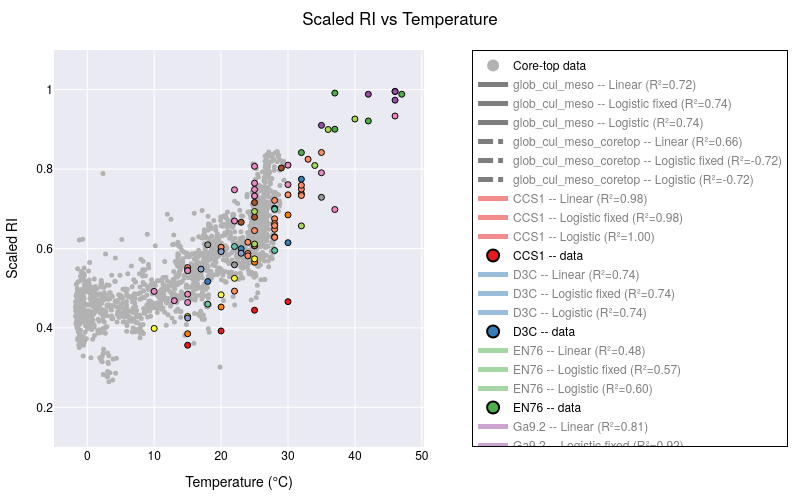

Write notebook code for a chart like this one.
### Code cell
import numpy as np
import pandas as pd
from sklearn.linear_model import LinearRegression
from scipy.optimize import curve_fit
import plotly.graph_objects as go
import plotly.express as px

def logistic_fixed_upper(x, x0, k, b):
    return (1-b) / (1 + np.exp(-k * (x - x0))) + b

def logistic(x, x0, k, L, b):
    return L / (1 + np.exp(-k * (x - x0))) + b

# ─── prepare sample points ────────────────────────────────────────────────────
xx = np.linspace(-4, 50, 200)

# ─── filter & group your data ──────────────────────────────────────────────────
plot_data = culture_meso_df[culture_meso_df['Temperature'] < 50]
min_count = 2
groups = [g for g, df in plot_data.groupby('Strains_edited') if len(df) >= min_count]

# ─── build the figure with one trace per strain per model ─────────────────────
fig = go.Figure()

fig.add_trace(go.Scatter(
    x=coretop_da['t_sf2tc_avg'],
    y=coretop_da['scaledRI_median'],
    mode='markers',
    marker=dict(color='rgba(178,178,178,1.000)', size=5),
    name='Core-top data',
    showlegend=True   # you can allow toggling it via legend if you like
))
core_idx = 0  # index of this core-top trace

# ─── add global fits ────────────────────────────────────────────────
X_all = plot_data['Temperature'].values.reshape(-1,1)
y_all = plot_data['scaledRI'].values

# -- Linear fit --
ols_all = LinearRegression().fit(X_all, y_all)
y_lin_all = ols_all.predict(xx.reshape(-1,1))


# -- Logistic fixed upper --
p0f = [25, 0.1, 0.1]
bf = (0, [50,1,1])
popt_f_all, _ = curve_fit(logistic_fixed_upper, plot_data['Temperature'], plot_data['scaledRI'], p0=p0f, bounds=bf)
y_logif_all = logistic_fixed_upper(xx, *popt_f_all)
r2_logif_all = 1 - np.var(plot_data['scaledRI'] - logistic_fixed_upper(plot_data['Temperature'], *popt_f_all)) / np.var(plot_data['scaledRI'])

# -- Full logistic --
p0_all = [25,0.1,0.1,0.1]
bnd_all = (0, [50,1,1,1])
popt_all, _ = curve_fit(logistic, plot_data['Temperature'], plot_data['scaledRI'], p0=p0_all, bounds=bnd_all)
y_logi_all = logistic(xx, *popt_all)
r2_logi_all = 1 - np.var(plot_data['scaledRI'] - logistic(plot_data['Temperature'], *popt_all)) / np.var(plot_data['scaledRI'])

## add global fits to figure
for model, y, r2 in [
    ("Linear", y_lin_all, ols_all.score(X_all, y_all)),
    ("Logistic fixed", y_logif_all, r2_logif_all),
    ("Logistic", y_logi_all, r2_logi_all)
]:
    fig.add_trace(go.Scatter(
        x=xx, y=y,
        mode='lines',
        name=f"glob_cul_meso -- {model} (R²={r2:.2f})",
        visible=True
    ))

### add X_all and y_all with coretop data and fit the glob_cul_meso_coretop
X_all_full = np.concatenate((coretop_da['t_sf2tc_avg'].values.reshape(-1,1), plot_data['Temperature'].values.reshape(-1,1)))
y_all_full = np.concatenate((coretop_da['scaledRI_median'].values, plot_data['scaledRI'].values))

# -- Linear fit --
ols_all_full = LinearRegression().fit(X_all_full, y_all_full)
y_lin_all_full = ols_all_full.predict(xx.reshape(-1,1))
# -- Logistic fixed upper --
p0f_full = [25, 0.1, 0.1]
bf_full = (0, [50,1,1])
popt_f_all_full, _ = curve_fit(logistic_fixed_upper, np.squeeze(X_all_full), y_all_full, p0=p0f_full, bounds=bf_full)
y_logif_all_full = logistic_fixed_upper(xx, *popt_f_all_full)
r2_logif_all_full = 1 - np.var(y_all_full - logistic_fixed_upper(X_all_full, *popt_f_all_full)) / np.var(y_all_full)
# -- Full logistic --
p0_all_full = [25,0.1,0.1,0.1]
bnd_all_full = (0, [50,1,1,1])
popt_all_full, _ = curve_fit(logistic, np.squeeze(X_all_full), y_all_full, p0=p0_all_full, bounds=bnd_all_full)
y_logi_all_full = logistic(xx, *popt_all_full)
r2_logi_all_full = 1 - np.var(y_all_full - logistic(X_all_full, *popt_all_full)) / np.var(y_all_full)
## add global fits to figure
for model, y, r2 in [
    ("Linear", y_lin_all_full, ols_all_full.score(X_all_full, y_all_full)),
    ("Logistic fixed", y_logif_all_full, r2_logif_all_full),
    ("Logistic", y_logi_all_full, r2_logi_all_full)
]:
    fig.add_trace(go.Scatter(
        x=xx, y=y,
        mode='lines',
        name=f"glob_cul_meso_coretop -- {model} (R²={r2:.2f})",
        visible=True
    ))
    
# ─── add all your strain traces ───────────────────────────
for strain in groups:
    df = plot_data[plot_data['Strains_edited'] == strain]
    X = df['Temperature'].values.reshape(-1,1)
    y = df['scaledRI'].values
    
    # -- Linear fit --
    ols = LinearRegression().fit(X, y)
    y_lin = ols.predict(xx.reshape(-1,1))
    fig.add_trace(go.Scatter(
        x=xx, y=y_lin, 
        mode='lines',
        name=f"{strain} -- Linear (R²={ols.score(X,y):.2f})",
        visible=(strain == groups[0])  # only first strain visible initially
    ))
    
    # -- Logistic fixed upper --
    p0f = [25, 0.1, 0.1]
    bf = (0, [50,1,1])
    popt_f, _ = curve_fit(logistic_fixed_upper, df['Temperature'], df['scaledRI'], p0=p0f, bounds=bf)
    y_logf = logistic_fixed_upper(xx, *popt_f)
    r2_f = 1 - np.var(df['scaledRI'] - logistic_fixed_upper(df['Temperature'], *popt_f)) / np.var(df['scaledRI'])
    fig.add_trace(go.Scatter(
        x=xx, y=y_logf,
        mode='lines',
        name=f"{strain} -- Logistic fixed (R²={r2_f:.2f})",
        visible=False
    ))
    
    # -- Full logistic --
    p0 = [25,0.1,0.1,0.1]
    bnd = (0, [50,1,1,1])
    popt, _ = curve_fit(logistic, df['Temperature'], df['scaledRI'], p0=p0, bounds=bnd)
    y_log = logistic(xx, *popt)
    r2 = 1 - np.var(df['scaledRI'] - logistic(df['Temperature'], *popt)) / np.var(df['scaledRI'])
    fig.add_trace(go.Scatter(
        x=xx, y=y_log,
        mode='lines',
        name=f"{strain} -- Logistic (R²={r2:.2f})",
        visible=False
    ))
    
    # -- Always-on scatter of raw data --
    fig.add_trace(go.Scatter(
        x=df['Temperature'], y=df['scaledRI'],
        mode='markers',
        marker=dict(size=6, line=dict(width=1, color='black')),
        name=f"{strain} -- data",
        visible=True
    ))
# build a mapping strain → color
palette1 = px.colors.qualitative.Set1
palette2 = px.colors.qualitative.Set2

# make one long list
all_colors = palette1 + palette2

# then map strains in order
strain_colors = {
    strain: all_colors[i % len(all_colors)]
    for i, strain in enumerate(groups)
}

# now loop through all traces
for trace in fig.data:
    # The “cultures + mesocosm only” global fit
    if trace.name.startswith("glob_cul_meso --"):
        trace.update(line=dict(
            color="black",   # pick any CSS name or hex code
            dash="solid",        # “solid”, “dash”, “dot”, “dashdot”, etc
            width=4              # thicker line
        ))

    # The “cultures + mesocosm + coretop” global fit
    elif trace.name.startswith("glob_cul_meso_coretop --"):
        trace.update(line=dict(
            color="black",
            dash="dashdot",
            width=3
        ))
        
    # skip the core-top (and any other truly global or background traces)
    elif trace.name == "Core-top data":
        continue

    # split off the strain name (everything before the “ – ”)
    strain = trace.name.split(" -- ")[0]

    # pick a color: if it’s one of our strains, use its palette color;
    # otherwise (e.g. “Global”) fall back to black or whatever you like
    col = strain_colors.get(strain, "black")

    # apply to both marker & line
    trace.update(
        marker=dict(color=col),
        line=dict(color=col)
    )



# Hide all line traces (fits) by default, leave markers visible
for trace in fig.data:
    if "lines" in trace.mode:
        trace.visible = "legendonly"
    else:
        trace.visible = True

# # Make “raw data” the initial visibility state:
# for tr in fig.data:
#     if tr.name == "Core-top data" or tr.name.endswith("-- data"):
#         tr.visible = True
#     else:
#         tr.visible = False
        


# reposition the model‐dropdown as a vertical nav bar on the left
fig.update_layout(

    autosize=False,     # turn off responsive “fill the container”
    width=800,          # fixed pixel width
    height=500,         # fixed pixel height
    margin=dict(l=40, r=40, t=50, b=40),

    title="Scaled RI vs Temperature",
    xaxis_title="Temperature (°C)",
    yaxis_title="Scaled RI",
    
    yaxis=dict(
        range=[0.1, 1.1],
        autorange=False    # turn off auto‐scaling
    ),

    # put the legend also on the left, so users can click each strain on/off
    legend=dict(
        traceorder="normal",
        orientation="v",
        x=1.13,      # just inside the left margin
        y=0.5,
        xanchor="left",
        yanchor="middle",
        itemsizing="constant",
        bordercolor="black",
        borderwidth=1
    ),
    template='seaborn',
    font=dict(
        family="TeX Gyre Heros",
        size=12,
        color="black"
    ),
    
)

# lock X/Y so the units match (remove if you don’t want a 1:1 scale)
fig.update_xaxes(constrain='domain')            # keep the X‐axis from expanding

# set a default
# fig.update_layout(template="plotly_white")

fig.show()

# in your Python script / notebook:
fig.write_html(
  os.path.join(local_github_path, 'html_figures', 'scaledRI_vs_Temperature.html'),
  include_plotlyjs="cdn",   # pull Plotly.js from the CDN
  full_html=False           # only the <div>+<script>—no <html>/<body> wrapper
)

### Figure 1 — Plotly figure (JSON) as saved in the notebook; plotly's stock layout.template omitted (floating-point values rounded to 4 significant figures; data arrays with more than 128 entries replaced by an {"elided": "..."} marker saying what was removed)
{"data": [{"marker": {"color": "rgba(178,178,178,1.000)", "size": 5}, "mode": "markers", "name": "Core-top data", "showlegend": true, "type": "scatter", "visible": true, "x": {"elided": "1479 float values"}, "y": {"elided": "1479 float values"}}, {"line": {"color": "black", "dash": "solid", "width": 4}, "marker": {"color": "black"}, "mode": "lines", "name": "glob_cul_meso -- Linear (R²=0.72)", "type": "scatter", "visible": "legendonly", "x": {"elided": "200 float values"}, "y": {"elided": "200 float values"}}, {"line": {"color": "black", "dash": "solid", "width": 4}, "marker": {"color": "black"}, "mode": "lines", "name": "glob_cul_meso -- Logistic fixed (R²=0.74)", "type": "scatter", "visible": "legendonly", "x": {"elided": "200 float values"}, "y": {"elided": "200 float values"}}, {"line": {"color": "black", "dash": "solid", "width": 4}, "marker": {"color": "black"}, "mode": "lines", "name": "glob_cul_meso -- Logistic (R²=0.74)", "type": "scatter", "visible": "legendonly", "x": {"elided": "200 float values"}, "y": {"elided": "200 float values"}}, {"line": {"color": "black", "dash": "dashdot", "width": 3}, "marker": {"color": "black"}, "mode": "lines", "name": "glob_cul_meso_coretop -- Linear (R²=0.66)", "type": "scatter", "visible": "legendonly", "x": {"elided": "200 float values"}, "y": {"elided": "200 float values"}}, {"line": {"color": "black", "dash": "dashdot", "width": 3}, "marker": {"color": "black"}, "mode": "lines", "name": "glob_cul_meso_coretop -- Logistic fixed (R²=-0.72)", "type": "scatter", "visible": "legendonly", "x": {"elided": "200 float values"}, "y": {"elided": "200 float values"}}, {"line": {"color": "black", "dash": "dashdot", "width": 3}, "marker": {"color": "black"}, "mode": "lines", "name": "glob_cul_meso_coretop -- Logistic (R²=-0.72)", "type": "scatter", "visible": "legendonly", "x": {"elided": "200 float values"}, "y": {"elided": "200 float values"}}, {"line": {"color": "rgb(228,26,28)"}, "marker": {"color": "rgb(228,26,28)"}, "mode": "lines", "name": "CCS1 -- Linear (R²=0.98)", "type": "scatter", "visible": "legendonly", "x": {"elided": "200 float values"}, "y": {"elided": "200 float values"}}, {"line": {"color": "rgb(228,26,28)"}, "marker": {"color": "rgb(228,26,28)"}, "mode": "lines", "name": "CCS1 -- Logistic fixed (R²=0.98)", "type": "scatter", "visible": "legendonly", "x": {"elided": "200 float values"}, "y": {"elided": "200 float values"}}, {"line": {"color": "rgb(228,26,28)"}, "marker": {"color": "rgb(228,26,28)"}, "mode": "lines", "name": "CCS1 -- Logistic (R²=1.00)", "type": "scatter", "visible": "legendonly", "x": {"elided": "200 float values"}, "y": {"elided": "200 float values"}}, {"line": {"color": "rgb(228,26,28)"}, "marker": {"color": "rgb(228,26,28)", "line": {"color": "black", "width": 1}, "size": 6}, "mode": "markers", "name": "CCS1 -- data", "type": "scatter", "visible": true, "x": [15, 20, 25, 30], "y": [0.3564, 0.3923, 0.4445, 0.4661]}, {"line": {"color": "rgb(55,126,184)"}, "marker": {"color": "rgb(55,126,184)"}, "mode": "lines", "name": "D3C -- Linear (R²=0.74)", "type": "scatter", "visible": "legendonly", "x": {"elided": "200 float values"}, "y": {"elided": "200 float values"}}, {"line": {"color": "rgb(55,126,184)"}, "marker": {"color": "rgb(55,126,184)"}, "mode": "lines", "name": "D3C -- Logistic fixed (R²=0.74)", "type": "scatter", "visible": "legendonly", "x": {"elided": "200 float values"}, "y": {"elided": "200 float values"}}, {"line": {"color": "rgb(55,126,184)"}, "marker": {"color": "rgb(55,126,184)"}, "mode": "lines", "name": "D3C -- Logistic (R²=0.74)", "type": "scatter", "visible": "legendonly", "x": {"elided": "200 float values"}, "y": {"elided": "200 float values"}}, {"line": {"color": "rgb(55,126,184)"}, "marker": {"color": "rgb(55,126,184)", "line": {"color": "black", "width": 1}, "size": 6}, "mode": "markers", "name": "D3C -- data", "type": "scatter", "visible": true, "x": [30, 18, 23, 28, 32], "y": [0.6146, 0.517, 0.5995, 0.7015, 0.7745]}, {"line": {"color": "rgb(77,175,74)"}, "marker": {"color": "rgb(77,175,74)"}, "mode": "lines", "name": "EN76 -- Linear (R²=0.48)", "type": "scatter", "visible": "legendonly", "x": {"elided": "200 float values"}, "y": {"elided": "200 float values"}}, {"line": {"color": "rgb(77,175,74)"}, "marker": {"color": "rgb(77,175,74)"}, "mode": "lines", "name": "EN76 -- Logistic fixed (R²=0.57)", "type": "scatter", "visible": "legendonly", "x": {"elided": "200 float values"}, "y": {"elided": "200 float values"}}, {"line": {"color": "rgb(77,175,74)"}, "marker": {"color": "rgb(77,175,74)"}, "mode": "lines", "name": "EN76 -- Logistic (R²=0.60)", "type": "scatter", "visible": "legendonly", "x": {"elided": "200 float values"}, "y": {"elided": "200 float values"}}, {"line": {"color": "rgb(77,175,74)"}, "marker": {"color": "rgb(77,175,74)", "line": {"color": "black", "width": 1}, "size": 6}, "mode": "markers", "name": "EN76 -- data", "type": "scatter", "visible": true, "x": [37, 32, 37, 42, 47], "y": [0.9915, 0.8416, 0.9005, 0.9212, 0.9886]}, {"line": {"color": "rgb(152,78,163)"}, "marker": {"color": "rgb(152,78,163)"}, "mode": "lines", "name": "Ga9.2 -- Linear (R²=0.81)", "type": "scatter", "visible": "legendonly", "x": {"elided": "200 float values"}, "y": {"elided": "200 float values"}}, {"line": {"color": "rgb(152,78,163)"}, "marker": {"color": "rgb(152,78,163)"}, "mode": "lines", "name": "Ga9.2 -- Logistic fixed (R²=0.92)", "type": "scatter", "visible": "legendonly", "x": {"elided": "200 float values"}, "y": {"elided": "200 float values"}}, {"line": {"color": "rgb(152,78,163)"}, "marker": {"color": "rgb(152,78,163)"}, "mode": "lines", "name": "Ga9.2 -- Logistic (R²=0.94)", "type": "scatter", "visible": "legendonly", "x": {"elided": "200 float values"}, "y": {"elided": "200 float values"}}, {"line": {"color": "rgb(152,78,163)"}, "marker": {"color": "rgb(152,78,163)", "line": {"color": "black", "width": 1}, "size": 6}, "mode": "markers", "name": "Ga9.2 -- data", "type": "scatter", "visible": true, "x": [35, 46, 46, 42, 46], "y": [0.9102, 0.9737, 0.996, 0.9885, 0.9952]}, {"line": {"color": "rgb(255,127,0)"}, "marker": {"color": "rgb(255,127,0)"}, "mode": "lines", "name": "HCA1 -- Linear (R²=0.99)", "type": "scatter", "visible": "legendonly", "x": {"elided": "200 float values"}, "y": {"elided": "200 float values"}}, {"line": {"color": "rgb(255,127,0)"}, "marker": {"color": "rgb(255,127,0)"}, "mode": "lines", "name": "HCA1 -- Logistic fixed (R²=1.00)", "type": "scatter", "visible": "legendonly", "x": {"elided": "200 float values"}, "y": {"elided": "200 float values"}}, {"line": {"color": "rgb(255,127,0)"}, "marker": {"color": "rgb(255,127,0)"}, "mode": "lines", "name": "HCA1 -- Logistic (R²=1.00)", "type": "scatter", "visible": "legendonly", "x": {"elided": "200 float values"}, "y": {"elided": "200 float values"}}, {"line": {"color": "rgb(255,127,0)"}, "marker": {"color": "rgb(255,127,0)", "line": {"color": "black", "width": 1}, "size": 6}, "mode": "markers", "name": "HCA1 -- data", "type": "scatter", "visible": true, "x": [15, 20, 25, 30], "y": [0.3853, 0.4526, 0.5653, 0.6846]}, {"line": {"color": "rgb(255,255,51)"}, "marker": {"color": "rgb(255,255,51)"}, "mode": "lines", "name": "HCE1 -- Linear (R²=0.95)", "type": "scatter", "visible": "legendonly", "x": {"elided": "200 float values"}, "y": {"elided": "200 float values"}}, {"line": {"color": "rgb(255,255,51)"}, "marker": {"color": "rgb(255,255,51)"}, "mode": "lines", "name": "HCE1 -- Logistic fixed (R²=1.00)", "type": "scatter", "visible": "legendonly", "x": {"elided": "200 float values"}, "y": {"elided": "200 float values"}}, {"line": {"color": "rgb(255,255,51)"}, "marker": {"color": "rgb(255,255,51)"}, "mode": "lines", "name": "HCE1 -- Logistic (R²=1.00)", "type": "scatter", "visible": "legendonly", "x": {"elided": "200 float values"}, "y": {"elided": "200 float values"}}, {"line": {"color": "rgb(255,255,51)"}, "marker": {"color": "rgb(255,255,51)", "line": {"color": "black", "width": 1}, "size": 6}, "mode": "markers", "name": "HCE1 -- data", "type": "scatter", "visible": true, "x": [10, 15, 20, 22, 25], "y": [0.3986, 0.4287, 0.4833, 0.5249, 0.5738]}, {"line": {"color": "rgb(166,86,40)"}, "marker": {"color": "rgb(166,86,40)"}, "mode": "lines", "name": "MY1T -- Linear (R²=0.59)", "type": "scatter", "visible": "legendonly", "x": {"elided": "200 float values"}, "y": {"elided": "200 float values"}}, {"line": {"color": "rgb(166,86,40)"}, "marker": {"color": "rgb(166,86,40)"}, "mode": "lines", "name": "MY1T -- Logistic fixed (R²=0.61)", "type": "scatter", "visible": "legendonly", "x": {"elided": "200 float values"}, "y": {"elided": "200 float values"}}, {"line": {"color": "rgb(166,86,40)"}, "marker": {"color": "rgb(166,86,40)"}, "mode": "lines", "name": "MY1T -- Logistic (R²=0.67)", "type": "scatter", "visible": "legendonly", "x": {"elided": "200 float values"}, "y": {"elided": "200 float values"}}, {"line": {"color": "rgb(166,86,40)"}, "marker": {"color": "rgb(166,86,40)", "line": {"color": "black", "width": 1}, "size": 6}, "mode": "markers", "name": "MY1T -- data", "type": "scatter", "visible": true, "x": [25, 25, 20, 23, 25, 29, 32], "y": [0.6068, 0.6791, 0.5948, 0.6661, 0.7158, 0.8028, 0.7381]}, {"line": {"color": "rgb(247,129,191)"}, "marker": {"color": "rgb(247,129,191)"}, "mode": "lines", "name": "N4 -- Linear (R²=1.00)", "type": "scatter", "visible": "legendonly", "x": {"elided": "200 float values"}, "y": {"elided": "200 float values"}}, {"line": {"color": "rgb(247,129,191)"}, "marker": {"color": "rgb(247,129,191)"}, "mode": "lines", "name": "N4 -- Logistic fixed (R²=1.00)", "type": "scatter", "visible": "legendonly", "x": {"elided": "200 float values"}, "y": {"elided": "200 float values"}}, {"line": {"color": "rgb(247,129,191)"}, "marker": {"color": "rgb(247,129,191)"}, "mode": "lines", "name": "N4 -- Logistic (R²=1.00)", "type": "scatter", "visible": "legendonly", "x": {"elided": "200 float values"}, "y": {"elided": "200 float values"}}, {"line": {"color": "rgb(247,129,191)"}, "marker": {"color": "rgb(247,129,191)", "line": {"color": "black", "width": 1}, "size": 6}, "mode": "markers", "name": "N4 -- data", "type": "scatter", "visible": true, "x": [37, 46], "y": [0.6981, 0.9337]}, {"line": {"color": "rgb(153,153,153)"}, "marker": {"color": "rgb(153,153,153)"}, "mode": "lines", "name": "NAOA2 -- Linear (R²=0.69)", "type": "scatter", "visible": "legendonly", "x": {"elided": "200 float values"}, "y": {"elided": "200 float values"}}, {"line": {"color": "rgb(153,153,153)"}, "marker": {"color": "rgb(153,153,153)"}, "mode": "lines", "name": "NAOA2 -- Logistic fixed (R²=0.88)", "type": "scatter", "visible": "legendonly", "x": {"elided": "200 float values"}, "y": {"elided": "200 float values"}}, {"line": {"color": "rgb(153,153,153)"}, "marker": {"color": "rgb(153,153,153)"}, "mode": "lines", "name": "NAOA2 -- Logistic (R²=0.92)", "type": "scatter", "visible": "legendonly", "x": {"elided": "200 float values"}, "y": {"elided": "200 float values"}}, {"line": {"color": "rgb(153,153,153)"}, "marker": {"color": "rgb(153,153,153)", "line": {"color": "black", "width": 1}, "size": 6}, "mode": "markers", "name": "NAOA2 -- data", "type": "scatter", "visible": true, "x": [18, 22, 28, 35, 28], "y": [0.6094, 0.5589, 0.6294, 0.7289, 0.6288]}, {"line": {"color": "rgb(102,194,165)"}, "marker": {"color": "rgb(102,194,165)"}, "mode": "lines", "name": "NAOA6 -- Linear (R²=0.70)", "type": "scatter", "visible": "legendonly", "x": {"elided": "200 float values"}, "y": {"elided": "200 float values"}}, {"line": {"color": "rgb(102,194,165)"}, "marker": {"color": "rgb(102,194,165)"}, "mode": "lines", "name": "NAOA6 -- Logistic fixed (R²=0.70)", "type": "scatter", "visible": "legendonly", "x": {"elided": "200 float values"}, "y": {"elided": "200 float values"}}, {"line": {"color": "rgb(102,194,165)"}, "marker": {"color": "rgb(102,194,165)"}, "mode": "lines", "name": "NAOA6 -- Logistic (R²=0.81)", "type": "scatter", "visible": "legendonly", "x": {"elided": "200 float values"}, "y": {"elided": "200 float values"}}, {"line": {"color": "rgb(102,194,165)"}, "marker": {"color": "rgb(102,194,165)", "line": {"color": "black", "width": 1}, "size": 6}, "mode": "markers", "name": "NAOA6 -- data", "type": "scatter", "visible": true, "x": [18, 22, 28, 28], "y": [0.4598, 0.6049, 0.6988, 0.595]}, {"line": {"color": "rgb(252,141,98)"}, "marker": {"color": "rgb(252,141,98)"}, "mode": "lines", "name": "SCM1 -- Linear (R²=0.78)", "type": "scatter", "visible": "legendonly", "x": {"elided": "200 float values"}, "y": {"elided": "200 float values"}}, {"line": {"color": "rgb(252,141,98)"}, "marker": {"color": "rgb(252,141,98)"}, "mode": "lines", "name": "SCM1 -- Logistic fixed (R²=0.88)", "type": "scatter", "visible": "legendonly", "x": {"elided": "200 float values"}, "y": {"elided": "200 float values"}}, {"line": {"color": "rgb(252,141,98)"}, "marker": {"color": "rgb(252,141,98)"}, "mode": "lines", "name": "SCM1 -- Logistic (R²=0.88)", "type": "scatter", "visible": "legendonly", "x": {"elided": "200 float values"}, "y": {"elided": "200 float values"}}, {"line": {"color": "rgb(252,141,98)"}, "marker": {"color": "rgb(252,141,98)", "line": {"color": "black", "width": 1}, "size": 6}, "mode": "markers", "name": "SCM1 -- data", "type": "scatter", "visible": true, "x": [22, 25, 28, 28, 15, 20, 25, 30, 33, 35, 28, 24, 24, 24, 28, 28, 28, 32, 32, 32], "y": [0.4926, 0.6071, 0.6279, 0.6484, 0.5518, 0.6032, 0.6452, 0.7353, 0.8248, 0.8418, 0.721, 0.5875, 0.6157, 0.5815, 0.6749, 0.6629, 0.6577, 0.7496, 0.7593, 0.7333]}, {"line": {"color": "rgb(141,160,203)"}, "marker": {"color": "rgb(141,160,203)"}, "mode": "lines", "name": "SPOT1 -- Linear (R²=0.70)", "type": "scatter", "visible": "legendonly", "x": {"elided": "200 float values"}, "y": {"elided": "200 float values"}}, {"line": {"color": "rgb(141,160,203)"}, "marker": {"color": "rgb(141,160,203)"}, "mode": "lines", "name": "SPOT1 -- Logistic fixed (R²=0.71)", "type": "scatter", "visible": "legendonly", "x": {"elided": "200 float values"}, "y": {"elided": "200 float values"}}, {"line": {"color": "rgb(141,160,203)"}, "marker": {"color": "rgb(141,160,203)"}, "mode": "lines", "name": "SPOT1 -- Logistic (R²=1.00)", "type": "scatter", "visible": "legendonly", "x": {"elided": "200 float values"}, "y": {"elided": "200 float values"}}, {"line": {"color": "rgb(141,160,203)"}, "marker": {"color": "rgb(141,160,203)", "line": {"color": "black", "width": 1}, "size": 6}, "mode": "markers", "name": "SPOT1 -- data", "type": "scatter", "visible": true, "x": [15, 17, 20, 23], "y": [0.4247, 0.5481, 0.5921, 0.588]}, {"line": {"color": "rgb(231,138,195)"}, "marker": {"color": "rgb(231,138,195)"}, "mode": "lines", "name": "mesocosm - North Sea -- Linear (R²=0.84)", "type": "scatter", "visible": "legendonly", "x": {"elided": "200 float values"}, "y": {"elided": "200 float values"}}, {"line": {"color": "rgb(231,138,195)"}, "marker": {"color": "rgb(231,138,195)"}, "mode": "lines", "name": "mesocosm - North Sea -- Logistic fixed (R²=0.88)", "type": "scatter", "visible": "legendonly", "x": {"elided": "200 float values"}, "y": {"elided": "200 float values"}}, {"line": {"color": "rgb(231,138,195)"}, "marker": {"color": "rgb(231,138,195)"}, "mode": "lines", "name": "mesocosm - North Sea -- Logistic (R²=0.95)", "type": "scatter", "visible": "legendonly", "x": {"elided": "200 float values"}, "y": {"elided": "200 float values"}}, {"line": {"color": "rgb(231,138,195)"}, "marker": {"color": "rgb(231,138,195)", "line": {"color": "black", "width": 1}, "size": 6}, "mode": "markers", "name": "mesocosm - North Sea -- data", "type": "scatter", "visible": true, "x": [10, 15, 15, 22, 25, 25, 30, 35, 13, 15, 15, 22, 25, 25, 30], "y": [0.4919, 0.4848, 0.4641, 0.748, 0.7646, 0.807, 0.7608, 0.7907, 0.4685, 0.5451, 0.5441, 0.6693, 0.7485, 0.7323, 0.8099]}, {"line": {"color": "rgb(166,216,84)"}, "marker": {"color": "rgb(166,216,84)"}, "mode": "lines", "name": "mesocosm - Seychelles -- Linear (R²=0.78)", "type": "scatter", "visible": "legendonly", "x": {"elided": "200 float values"}, "y": {"elided": "200 float values"}}, {"line": {"color": "rgb(166,216,84)"}, "marker": {"color": "rgb(166,216,84)"}, "mode": "lines", "name": "mesocosm - Seychelles -- Logistic fixed (R²=0.89)", "type": "scatter", "visible": "legendonly", "x": {"elided": "200 float values"}, "y": {"elided": "200 float values"}}, {"line": {"color": "rgb(166,216,84)"}, "marker": {"color": "rgb(166,216,84)"}, "mode": "lines", "name": "mesocosm - Seychelles -- Logistic (R²=0.95)", "type": "scatter", "visible": "legendonly", "x": {"elided": "200 float values"}, "y": {"elided": "200 float values"}}, {"line": {"color": "rgb(166,216,84)"}, "marker": {"color": "rgb(166,216,84)", "line": {"color": "black", "width": 1}, "size": 6}, "mode": "markers", "name": "mesocosm - Seychelles -- data", "type": "scatter", "visible": true, "x": [25, 25, 32, 34, 36, 40], "y": [0.6113, 0.6931, 0.657, 0.809, 0.8997, 0.9262]}], "layout": {"autosize": false, "font": {"color": "black", "family": "TeX Gyre Heros", "size": 12}, "height": 500, "legend": {"bordercolor": "black", "borderwidth": 1, "itemsizing": "constant", "orientation": "v", "traceorder": "normal", "x": 1.13, "xanchor": "left", "y": 0.5, "yanchor": "middle"}, "margin": {"b": 40, "l": 40, "r": 40, "t": 50}, "title": {"text": "Scaled RI vs Temperature"}, "width": 800, "xaxis": {"constrain": "domain", "title": {"text": "Temperature (°C)"}}, "yaxis": {"autorange": false, "range": [0.1, 1.1], "title": {"text": "Scaled RI"}}}}
